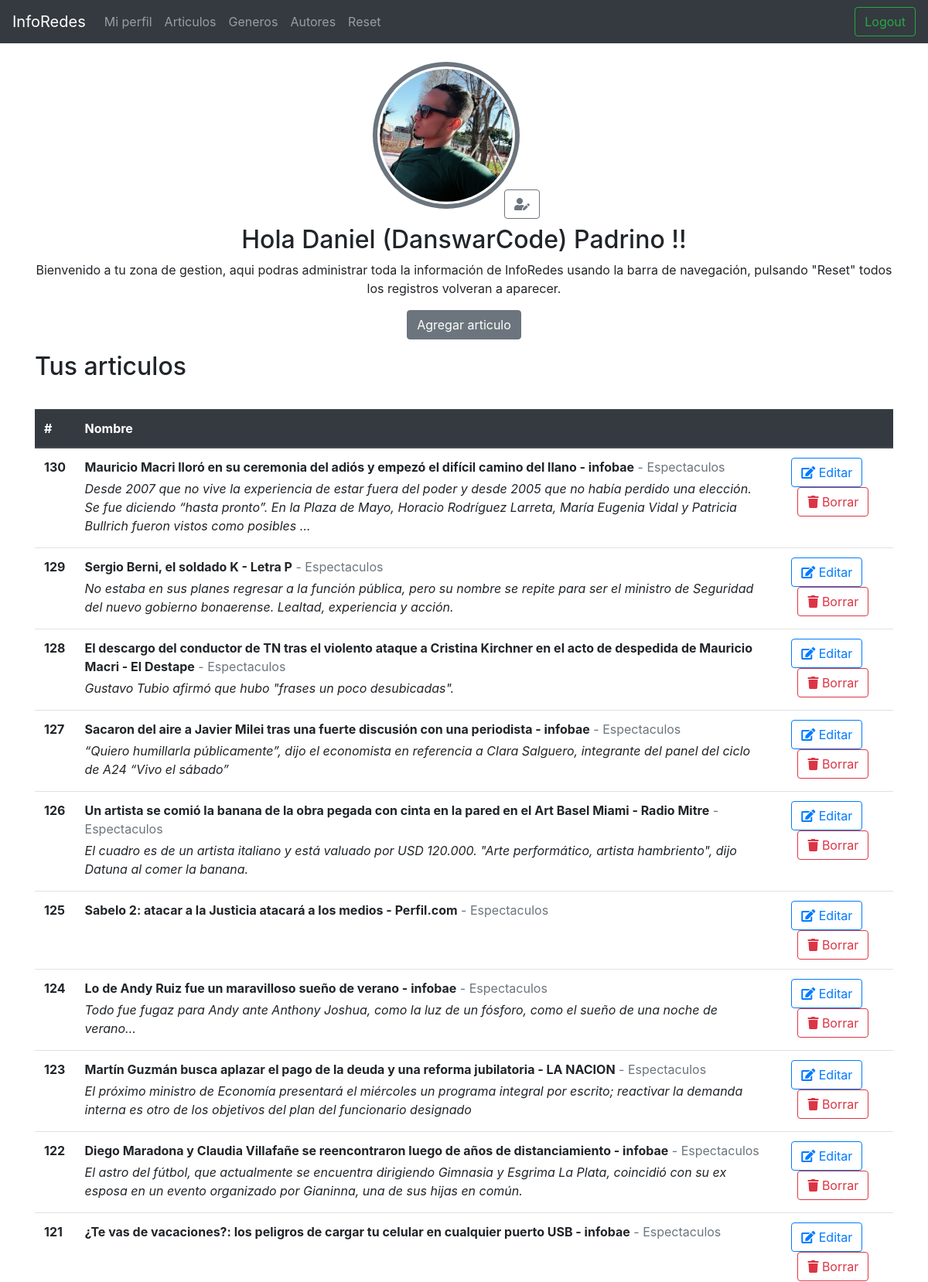
Page /Diario/admin/main.php (signed in, upper part) on the committed database.
### tables this page shows
CREATE TABLE `autor` (
  `id` int(10) UNSIGNED NOT NULL,
  `nombre` varchar(100) NOT NULL,
  `usuario_id` int(11) NOT NULL,
  `foto` varchar(100) DEFAULT NULL
);

CREATE TABLE `articulo` (
  `id` int(10) UNSIGNED NOT NULL,
  `titulo` text NOT NULL,
  `contenido` text NOT NULL,
  `imagen_1` text DEFAULT NULL,
  `autor_id` int(10) UNSIGNED NOT NULL,
  `subtitulo` text NOT NULL,
  `fecha` datetime DEFAULT current_timestamp(),
  `genero_id` int(10) UNSIGNED NOT NULL,
  `activo` bit(1) NOT NULL
);

CREATE TABLE `genero` (
  `id` int(10) UNSIGNED NOT NULL,
  `nombre` varchar(50) NOT NULL,
  `activo` int(11) NOT NULL DEFAULT 1
);

### backend/base_datos.php (called while the page is built, shortened)
<?php
    $conexion = NULL;
    function getConexion()
    {
        global $conexion;
        if($conexion){
            return $conexion;
        }else{
            $conexion = mysqli_connect(HOST, USER, PWD, DB);
            mysqli_set_charset($conexion,"utf8");
            return $conexion;
        }
    }
    function ejecutarConsulta($sql){
        $conexion = getConexion();
        $response = mysqli_query($conexion,$sql);
        $tipo_sql = substr( $sql , 0 , 6);
        if( $tipo_sql=="INSERT" || $tipo_sql=="UPDATE" ){
            return mysqli_insert_id( $conexion );
        }else{
           return  mysqli_fetch_all($response, MYSQLI_ASSOC);
        }
    }
?>

### backend/autor_crud.php (called while the page is built, shortened)
<?php
    require_once 'base_datos.php';
    function getAutor($id=NULL)
    {
        $where_id = "1";
        if($id){
            $where_id = "autor.id = $id";
        }
        $sql = "SELECT autor.*, usuario.username as username
                FROM autor INNER JOIN usuario
                ON autor.usuario_id = usuario.id  WHERE usuario.activo = 1 AND $where_id";
        return ejecutarConsulta($sql);
    }
?>

### backend/articulos_crud.php (called while the page is built, shortened)
<?php
    require_once 'base_datos.php';
    function getArticuloByAutor( $autor_id ){
        $sql =  "SELECT articulo.id, articulo.titulo, articulo.contenido, articulo.imagen_1, articulo.subtitulo, articulo.fecha, articulo.autor_id, autor.nombre autor, genero.nombre genero, articulo.activo
        from articulo
        inner join autor on autor_id=autor.id
        inner join genero on genero_id=genero.id   WHERE articulo.autor_id = $autor_id ORDER BY `articulo`.`id` DESC";
        return ejecutarConsulta($sql);
    }
?>

### Diario/admin/main.php (the view, shortened to what this page needs)
<?php
    require "../../backend/articulos_crud.php";
    require "../../backend/autor_crud.php";
    if( $autor = estaLogueado() ){
        $autor = getAutor($autor['id'])[0];
        $nombre = $autor['nombre'];
        $mis_articulos = getArticuloByAutor( $autor['id'] );
        $imagen = $autor['foto'];
    }else{
        header ("location: index.php");
        die();
    }
?>
<!DOCTYPE html>
<html lang="en">
<head>
    <link rel="stylesheet" href="estilos.css">
	<link rel="stylesheet" href="https://use.fontawesome.com/releases/v5.3.1/css/all.css">
    <link rel="stylesheet" href="https://stackpath.bootstrapcdn.com/bootstrap/4.4.0/css/bootstrap.min.css">
</head>
<body>
    <div class="container info-perfil">
        <div class="row">
            <div class="col-12 text-center mt-4">
                <div class="foto-perfil">
                    <img src="../imagenes/<?php echo $imagen?>" alt="cara" class="bd-placeholder-img rounded-circle">
                    <button type="button" class="btn btn-outline-secondary"  onclick="desplegarForm()"><i class="fas fa-user-edit"></i></button>
                </div>
                <h2 class="mt-2">Hola <?php echo $nombre?>!!</h2>
                <p>Bienvenido a tu zona de gestion, aqui podras administrar toda la información de InfoRedes usando la barra de navegación, pulsando "Reset" todos los registros volveran a aparecer.</p>
                <p><a class="btn btn-secondary" href="./registro_articulo.php" role="button">Agregar articulo</a></p>
            </div>
        </div>
        <div class="container">
            <div class="row">
                <h2>Tus articulos</h2>
            </div>
            <div class="row mt-3">
                <table class="table table-hover">
                    <thead class="thead-dark">
                        <tr>
                        <th scope="col">#</th>
                        <th scope="col">Nombre</th>
                        <th scope="col " >
                        </th>
                        </tr>
                    </thead>
                    <tbody>
                        <?php foreach( $mis_articulos as $articulo ) { ?>
                            <tr>
                                <th scope='row'><?php echo $articulo['id']	?></th>
                                <td>
                                    <p class='mb-1'><span class='font-weight-bold'><?php echo $articulo['titulo']; ?></span> <span class='text-muted'> - <?php echo $articulo['genero']; ?></span></p>
                                    <p class='font-italic mb-1'><?php echo $articulo['subtitulo']; ?></p>
                                </td>
                                <td class='text-center'><a href='<?php echo "./registro_articulo.php?id={$articulo['id']}"; ?>' class='btn btn-outline-primary mr-3'><i class='fas fa-edit'></i> Editar</a><button onclick="borrarRegistro(<?php echo $articulo['id']; ?>)" class='btn btn-outline-danger'><i class='fas fa-trash'></i> Borrar</button></td>
                            </tr>
                        <?php }	?>
                    </tbody>
                </table>
            </div>
        </div>
    </div>
</body>
</html>

### Diario/admin/estilos.css (style rules this page uses)
html, body { height: 100%; font-family: "Numans", sans-serif; }
.container { height: 100%; align-content: center; }
table { margin-top: 1%; margin-bottom: 2%; padding: 10%; }
.container { background-color: white; }
.info-perfil img { width: 190px; height: 190px; object-fit: cover; padding: .2rem; border: #6c757d solid 6px; }
.foto-perfil { display: flex; justify-content: center; align-items: baseline; }
.foto-perfil button { position: relative; right: 20px; }

### rows in the picture
autor: foto (picture), nombre "Daniel (DanswarCode) Padrino"
articulo: id "130", titulo "Mauricio Macri lloró en su ceremonia del adiós y empezó el difícil camino del llano - infobae", genero.nombre "Espectaculos", subtitulo "Desde 2007 que no vive la experiencia de estar fuera del poder y desde 2005 que no había perdido una elección. Se fue diciendo “hasta pronto”. En la Plaza de Mayo, Horacio Rodríguez Larreta, María Eugenia Vidal y Patricia Bullrich fueron vistos como posibles …"
articulo: id "129", titulo "Sergio Berni, el soldado K - Letra P", genero.nombre "Espectaculos", subtitulo "No estaba en sus planes regresar a la función pública, pero su nombre se repite para ser el ministro de Seguridad del nuevo gobierno bonaerense. Lealtad, experiencia y acción."
articulo: id "128", titulo "El descargo del conductor de TN tras el violento ataque a Cristina Kirchner en el acto de despedida de Mauricio Macri - El Destape", genero.nombre "Espectaculos", subtitulo "Gustavo Tubio afirmó que hubo \"frases un poco desubicadas\"."
articulo: id "127", titulo "Sacaron del aire a Javier Milei tras una fuerte discusión con una periodista - infobae", genero.nombre "Espectaculos", subtitulo "“Quiero humillarla públicamente”, dijo el economista en referencia a Clara Salguero, integrante del panel del ciclo de A24 “Vivo el sábado”"
articulo: id "126", titulo "Un artista se comió la banana de la obra pegada con cinta en la pared en el Art Basel Miami - Radio Mitre", genero.nombre "Espectaculos", subtitulo "El cuadro es de un artista italiano y está valuado por USD 120.000. \"Arte performático, artista hambriento\", dijo Datuna al comer la banana."
articulo: id "125", titulo "Sabelo 2: atacar a la Justicia atacará a los medios - Perfil.com", genero.nombre "Espectaculos"
articulo: id "124", titulo "Lo de Andy Ruiz fue un maravilloso sueño de verano - infobae", genero.nombre "Espectaculos", subtitulo "Todo fue fugaz para Andy ante Anthony Joshua, como la luz de un fósforo, como el sueño de una noche de verano…"
articulo: id "123", titulo "Martín Guzmán busca aplazar el pago de la deuda y una reforma jubilatoria - LA NACION", genero.nombre "Espectaculos", subtitulo "El próximo ministro de Economía presentará el miércoles un programa integral por escrito; reactivar la demanda interna es otro de los objetivos del plan del funcionario designado"
articulo: id "122", titulo "Diego Maradona y Claudia Villafañe se reencontraron luego de años de distanciamiento - infobae", genero.nombre "Espectaculos", subtitulo "El astro del fútbol, que actualmente se encuentra dirigiendo Gimnasia y Esgrima La Plata, coincidió con su ex esposa en un evento organizado por Gianinna, una de sus hijas en común."
articulo: id "121", titulo "¿Te vas de vacaciones?: los peligros de cargar tu celular en cualquier puerto USB - infobae", genero.nombre "Espectaculos"
